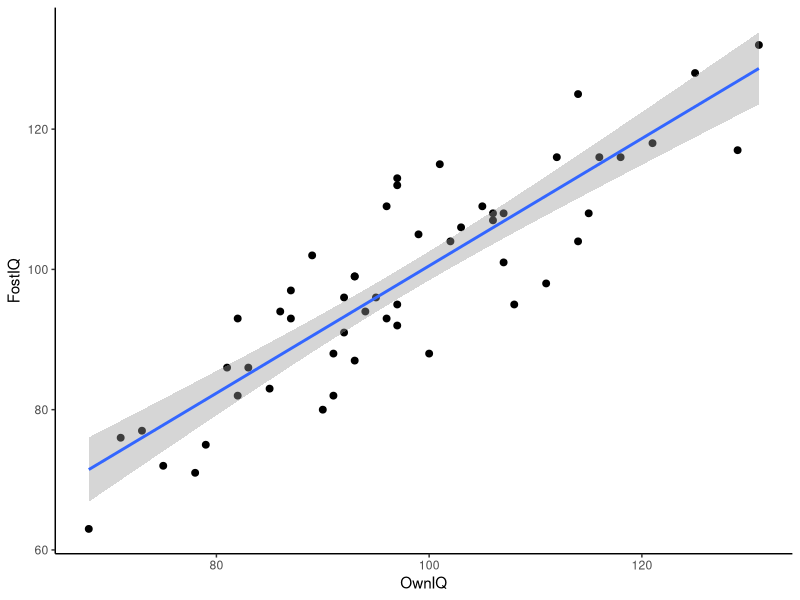
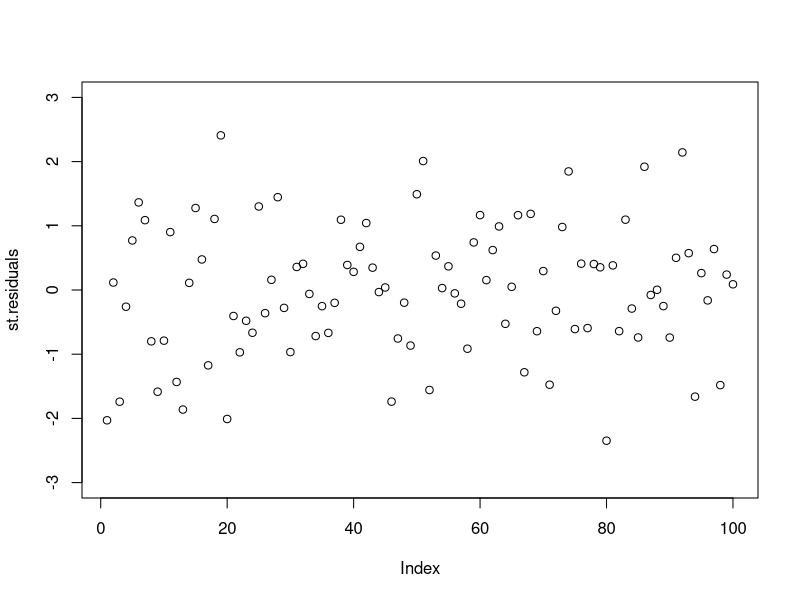
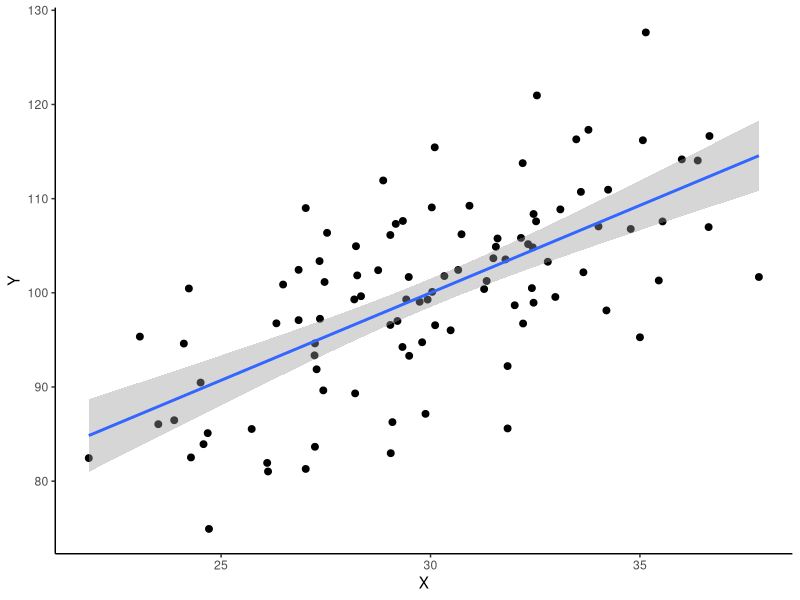
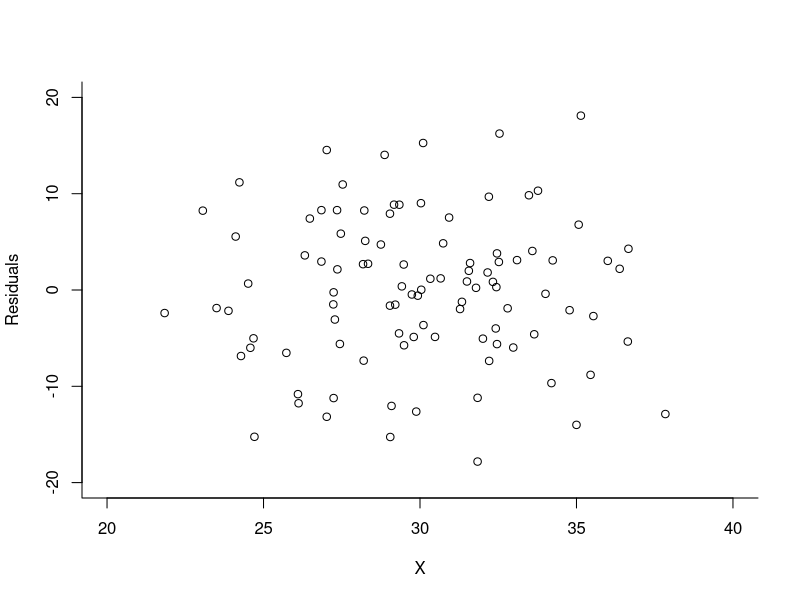
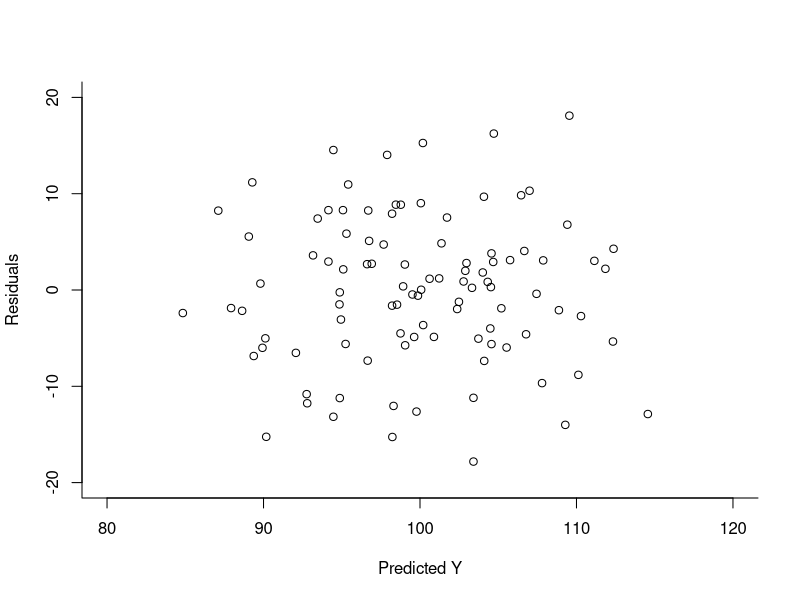

Reproduce these figures in R, in order.
## ---- chunk 1
knitr::opts_chunk$set(echo = TRUE)
knitr::opts_chunk$set(dev = 'pdf')
## ---- chunk 2
getwd()
setwd("C:/Users/ahmadi/Documents/Courses/EDMS646/EDMS646_Spring_2017/Hwk2")
burt.data <- read.table ("Burt.csv", header = TRUE, sep = ",")
summary(burt.data)
head(burt.data)
tail(burt.data)
## ---- chunk 3

library(ggplot2)
dev.off()
## ---- chunk 4
ggplot(burt.data, aes(OwnIQ, FostIQ)) + geom_point(size = 2) + geom_smooth(method = "lm") +
   theme(
        panel.grid.major = element_blank(),
        panel.grid.minor = element_blank(),
        panel.background = element_blank(),
        panel.border = element_blank(),
        axis.line = element_line(),
        axis.ticks = element_line(),
        
     )

## ---- chunk 5
cor.test(burt.data$OwnIQ, burt.data$FostIQ)

## ---- chunk 6
reg.data <- read.table ("REG1.csv", header = TRUE, sep = ",")
head(reg.data)

## ---- chunk 7
reg.lm<- lm (Y~X, data = reg.data)
summary(reg.lm)
## ---- chunk 8
require(MASS)
require(plotrix)

st.residuals <- stdres(reg.lm)
## ---- chunk 9
plot(st.residuals, ylim = c(-3, 3))
## ---- chunk 10
ggplot(reg.data, aes(X, Y))+ geom_point(size = 2) + geom_smooth(method = "lm") +
   theme(
        panel.grid.major = element_blank(),
        panel.grid.minor = element_blank(),
        panel.background = element_blank(),
        panel.border = element_blank(),
        axis.line = element_line(),
        axis.ticks = element_line(),
        
     )
## ---- chunk 11
plot(residuals(reg.lm)~reg.data$X, col="black", 
pch=1, bty="l", xlab="X", 
ylab="Residuals", 
xlim=c(20,40),ylim=c(-20,20))

## ---- chunk 12
plot(residuals(reg.lm)~fitted.values(reg.lm), col="black", 
pch=1, bty="l", xlab="Predicted Y", 
ylab="Residuals",
xlim=c(80,120),ylim=c(-20,20))

## ---- chunk 13

## ---- chunk 14

## ---- chunk 15
anova(reg.lm)

## ---- chunk 16

## ---- chunk 17

## ---- chunk 18

## ---- chunk 19

## ---- chunk 20

## ---- chunk 21
confint(reg.lm) # gets the %95 CI
## ---- chunk 22

## ---- chunk 23

## ---- chunk 24

